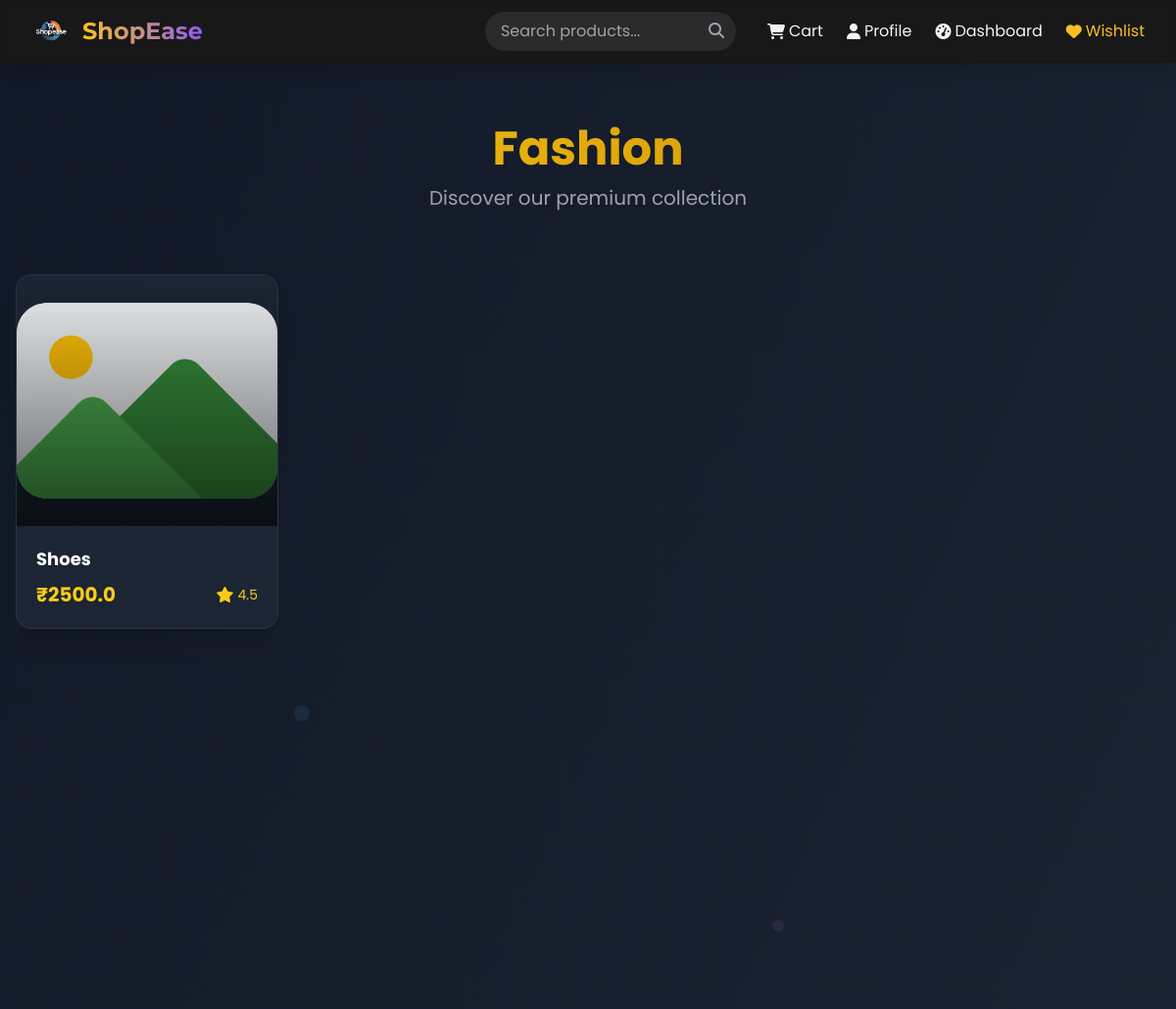
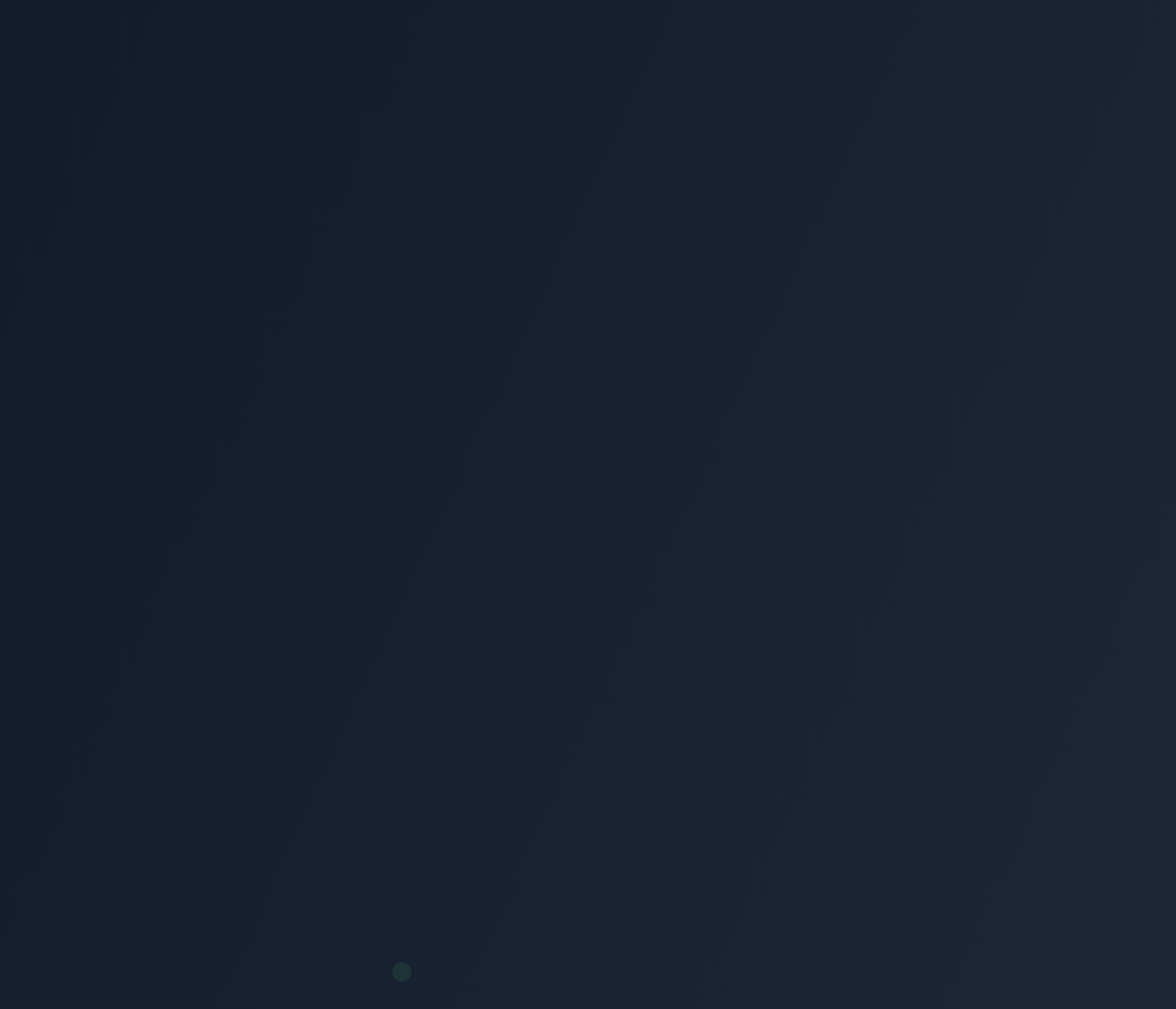
Screenshot of /products/Fashion with the database file from the repository (2 pictures, top to bottom).
### tables this page shows
CREATE TABLE products (
            id INTEGER PRIMARY KEY AUTOINCREMENT,
            name TEXT,
            price REAL,
            category TEXT,
            description TEXT,
            stock INTEGER
        , image_url TEXT, seller_id INTEGER);

### app.py (the view)
@app.route('/products/<category>')
def show_category_products(category):
    products = fetch_products_by_category(category)
    return render_template("products.html", category=category, products=products)

### app.py (called while the page is built)
@app.context_processor
def inject_products():
    try:
        products = fetch_all_products()[:6]
    except:
        products = []
    return {'products': products}

### core/db_helper.py (called while the page is built)
def get_db_connection():
    conn = sqlite3.connect(DB_PATH)
    conn.row_factory = sqlite3.Row
    return conn

def fetch_all_products():
    conn = get_db_connection()
    cursor = conn.execute("SELECT * FROM products")
    products = cursor.fetchall()
    conn.close()
    return products

def fetch_products_by_category(category):
    conn = get_db_connection()
    cursor = conn.execute(
        "SELECT * FROM products WHERE category = ?", (category,)
    )
    products = cursor.fetchall()
    conn.close()
    return products

### templates/products.html (shortened to what this page needs)
{% extends "layout.html" %}
{% block content %}
<link href="https://cdnjs.cloudflare.com/ajax/libs/animate.css/4.1.1/animate.min.css" rel="stylesheet">
<section class="min-h-screen bg-gradient-to-br from-gray-900 to-gray-800 text-white px-4 py-12">
  <div class="fixed inset-0 overflow-hidden pointer-events-none">
    <div class="absolute top-1/4 left-1/4 w-4 h-4 bg-blue-400 rounded-full opacity-10 animate-float-1"></div>
    <div class="absolute top-1/3 right-1/3 w-3 h-3 bg-purple-400 rounded-full opacity-10 animate-float-2"></div>
    <div class="absolute bottom-1/4 left-1/3 w-5 h-5 bg-green-400 rounded-full opacity-10 animate-float-3"></div>
  </div>
  <div class="max-w-7xl mx-auto relative z-10">
    <div class="text-center mb-16 animate__animated animate__fadeInDown">
      <h1 class="text-4xl md:text-5xl font-bold text-transparent bg-clip-text bg-gradient-to-r from-yellow-400 to-yellow-600 mt-4">
      </h1>
      <p class="text-xl text-gray-400 mt-3">Discover our premium collection</p>
    </div>
    {% if products_by_category %}
      {% for category, products in products_by_category.items() %}
        <div class="mb-16" x-data="{ showAll: false }">
          <div class="flex items-center justify-between mb-8">
            <h2 class="text-2xl md:text-3xl font-bold text-yellow-300 flex items-center">
              <lord-icon
                src="https://cdn.lordicon.com/udbbfuld.json"
                trigger="hover"
                colors="primary:#fbbf24,secondary:#fbbf24"
                style="width:36px;height:36px">
              </lord-icon>
              <span class="ml-2">{{ category }}</span>
            </h2>
            <button @click="showAll = !showAll" class="text-yellow-400 hover:text-yellow-300 transition-colors">
              {{ 'Show Less' if showAll else 'View All' }}
            </button>
          </div>
          <div class="grid grid-cols-1 sm:grid-cols-2 md:grid-cols-3 lg:grid-cols-4 gap-8">
            {% for p in products %}
              <div class="bg-gray-800/80 backdrop-blur-sm rounded-2xl overflow-hidden border border-gray-700/50 shadow-xl hover:shadow-2xl transition-all duration-500 transform hover:-translate-y-2 product-card"
                   x-intersect="$el.classList.add('animate__animated', 'animate__fadeInUp')"
                   :class="{'hidden': !showAll && loop.index > 4}">
                <a href="/product/{{ p.id }}" class="block group">
                  <div class="relative overflow-hidden h-64">
                    <img
                      src="{{ p.image_url or url_for('static', filename='images/placeholder.png') }}"
                      alt="{{ p.name }}"
                      class="w-full h-full object-cover transition-transform duration-500 group-hover:scale-110"
                    >
                    <div class="absolute inset-0 bg-gradient-to-t from-black/60 to-transparent"></div>
                    {% if p.discount %}
                    <div class="absolute top-4 right-4 bg-red-500 text-white px-3 py-1 rounded-full text-sm font-bold shadow-lg">
                      {{ p.discount }}% OFF
                    </div>
                    {% endif %}
                  </div>
                  <div class="p-5">
                    <h3 class="text-lg font-bold mb-2 text-white group-hover:text-yellow-400 transition-colors">{{ p.name }}</h3>
                    <div class="flex items-center justify-between">
                      <div>
                        <p class="text-yellow-400 font-bold text-xl">₹{{ p.price }}</p>
                        {% if p.original_price %}
                        <p class="text-gray-400 text-sm line-through">₹{{ p.original_price }}</p>
                        {% endif %}
                      </div>
                      <div class="flex items-center text-yellow-400">
                        <i class="fas fa-star"></i>
                        <span class="ml-1 text-sm">{{ p.rating|default(4.5) }}</span>
                      </div>
                    </div>
                  </div>
                </a>
              </div>
            {% endfor %}
          </div>
        </div>
      {% endfor %}
    {% elif products %}
      <div class="grid grid-cols-1 sm:grid-cols-2 md:grid-cols-3 lg:grid-cols-4 gap-8">
        {% for p in products %}
          <div class="bg-gray-800/80 backdrop-blur-sm rounded-2xl overflow-hidden border border-gray-700/50 shadow-xl hover:shadow-2xl transition-all duration-500 transform hover:-translate-y-2 product-card"
               x-intersect="$el.classList.add('animate__animated', 'animate__fadeInUp')">
            <a href="/product/{{ p.id }}" class="block group">
              <div class="relative overflow-hidden h-64">
                <img
                  src="{{ p.image_url or url_for('static', filename='images/placeholder.png') }}"
                  alt="{{ p.name }}"
                  class="w-full h-full object-cover transition-transform duration-500 group-hover:scale-110"
                >
                <div class="absolute inset-0 bg-gradient-to-t from-black/60 to-transparent"></div>
              </div>
              <div class="p-5">
                <h3 class="text-lg font-bold mb-2 text-white group-hover:text-yellow-400 transition-colors">{{ p.name }}</h3>
                <div class="flex items-center justify-between">
                  <div>
                    <p class="text-yellow-400 font-bold text-xl">₹{{ p.price }}</p>
                  </div>
                  <div class="flex items-center text-yellow-400">
                    <i class="fas fa-star"></i>
                    <span class="ml-1 text-sm">{{ p.rating|default(4.5) }}</span>
                  </div>
                </div>
              </div>
            </a>
          </div>
        {% endfor %}
      </div>
    {% endif %}
  </div>
</section>
{% endblock %}

### templates/products.html (style rules this page uses)
.animate-float-1 { animation: float-1 8s ease-in-out infinite; }
.animate-float-2 { animation: float-2 10s ease-in-out infinite; }
.animate-float-3 { animation: float-3 12s ease-in-out infinite; }
.product-card { opacity: 0; transform: translateY(20px); }

### rows the page displays
products: name "Shoes", price "2500.0", rating "4.5"
